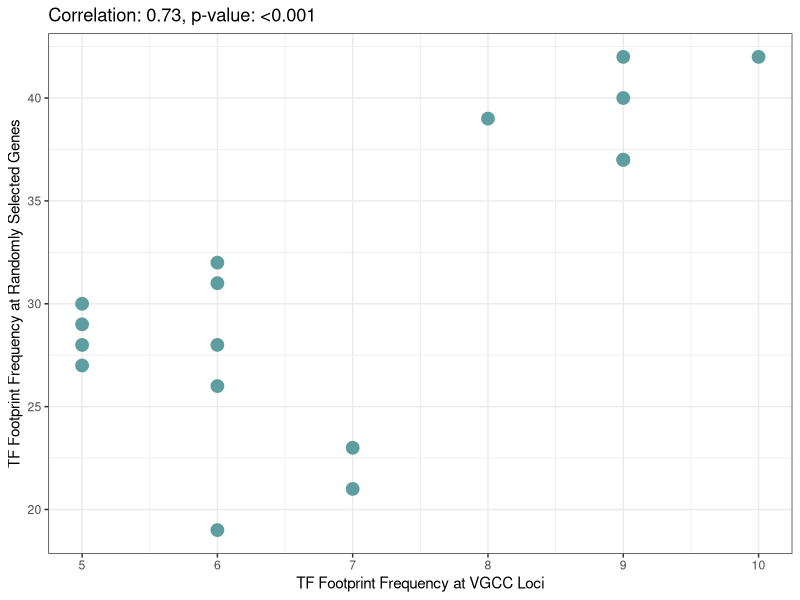

Generate this figure with R:
## This script was used to analyze the relationship between TF frequency at VGCC loci and at randomly selected genes. It prints the correlation coefficient, p-value, and makes a scatterplot using ggplot2.
# load ggplot2 library
library(ggplot2)

# create a data frame with TF footprints at VGCC loci and randomly selected genes
df <- data.frame(
  TF = c("ASCL1", "EBF1", "EBF3", "KLF15", "KLF7", "PLAG1", "REST", "SP1", "SP8", "TCF3", "TCF4", "TFAP2A", "TFAP2C", "ZIC2", "ZIC3", "ZIC5", "ZNF93"),
  VGCC_freq = c(5, 7, 6, 10, 9, 5, 6, 8, 6, 6, 7, 9, 9, 5, 5, 6, 9),
  gene_freq = c(27, 21, 19, 42, 42, 29, 28, 39, 32, 26, 23, 37, 37, 28, 30, 31, 40)
)

# calculate the correlation between VGCC and gene frequencies
correlation <- cor(df$VGCC_freq, df$gene_freq)
p_value <- cor.test(df$VGCC_freq, df$gene_freq)$p.value

# print correlation coefficient and p-value
cat("Correlation Coefficient:", round(correlation, 2), "\n")
cat("P-value:", format.pval(p_value, digits = 2, eps = 0.001), "\n")

# create a scatterplot using ggplot2
ggplot(df, aes(x = VGCC_freq, y = gene_freq)) +
  geom_point(size = 4, color = "#5f9ea0") +
  xlab("TF Footprint Frequency at VGCC Loci") +
  ylab("TF Footprint Frequency at Randomly Selected Genes") +
  ggtitle(paste0("Correlation: ", round(correlation, 2), ", p-value: ", format.pval(p_value, digits = 2, eps = 0.001))) +
  theme_bw()
